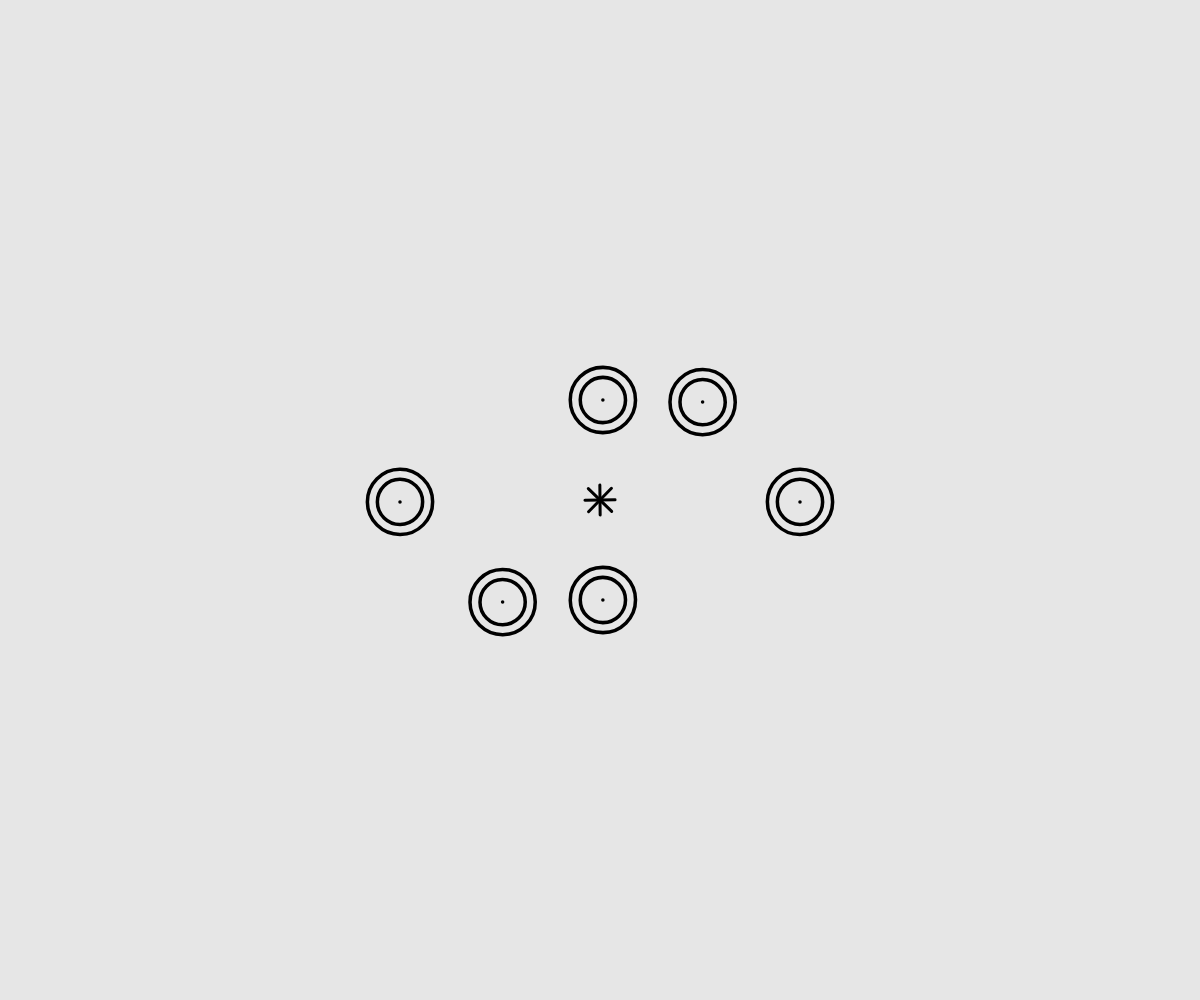
Frame 1 (no input)
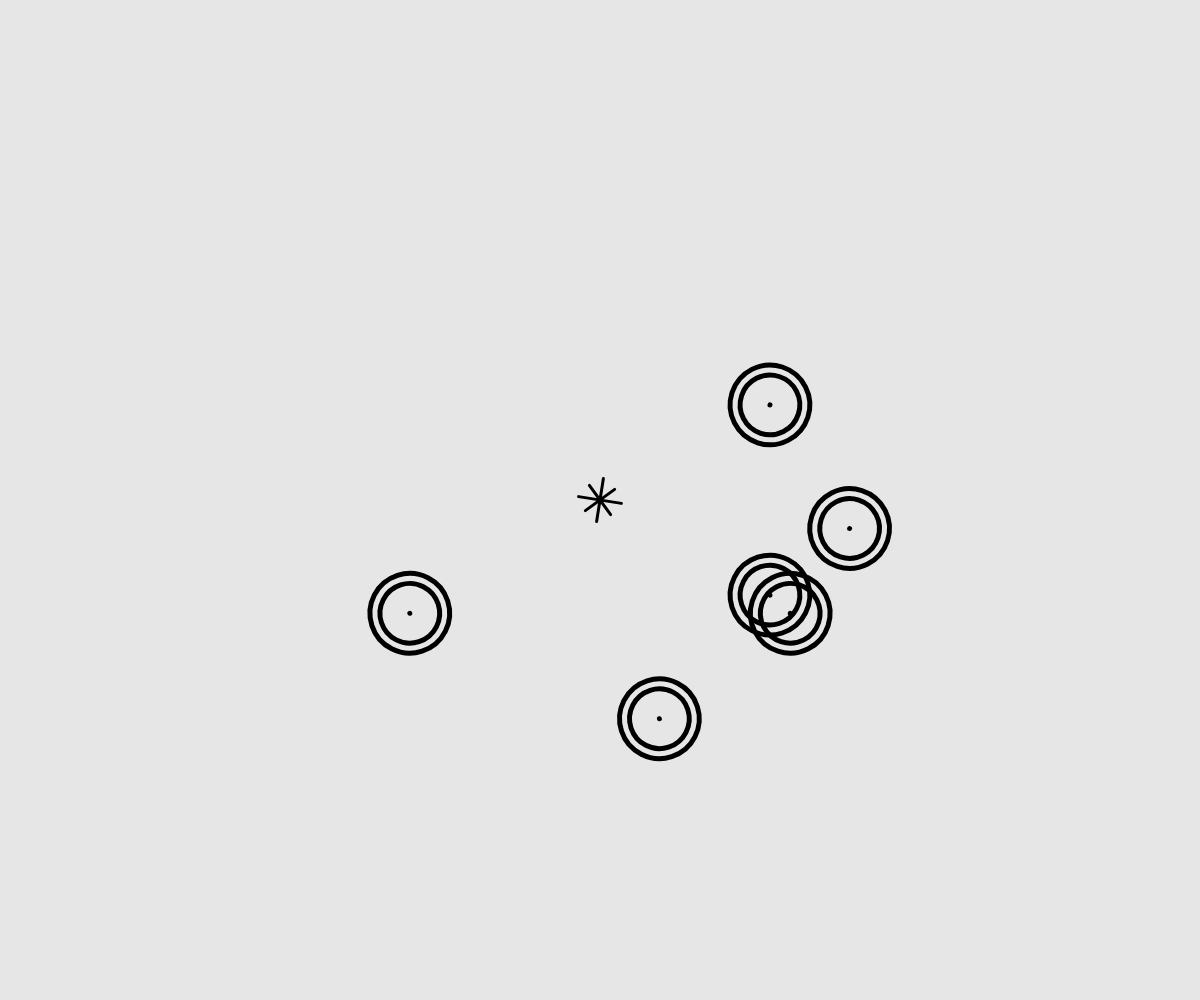
Frame 60 (no input)
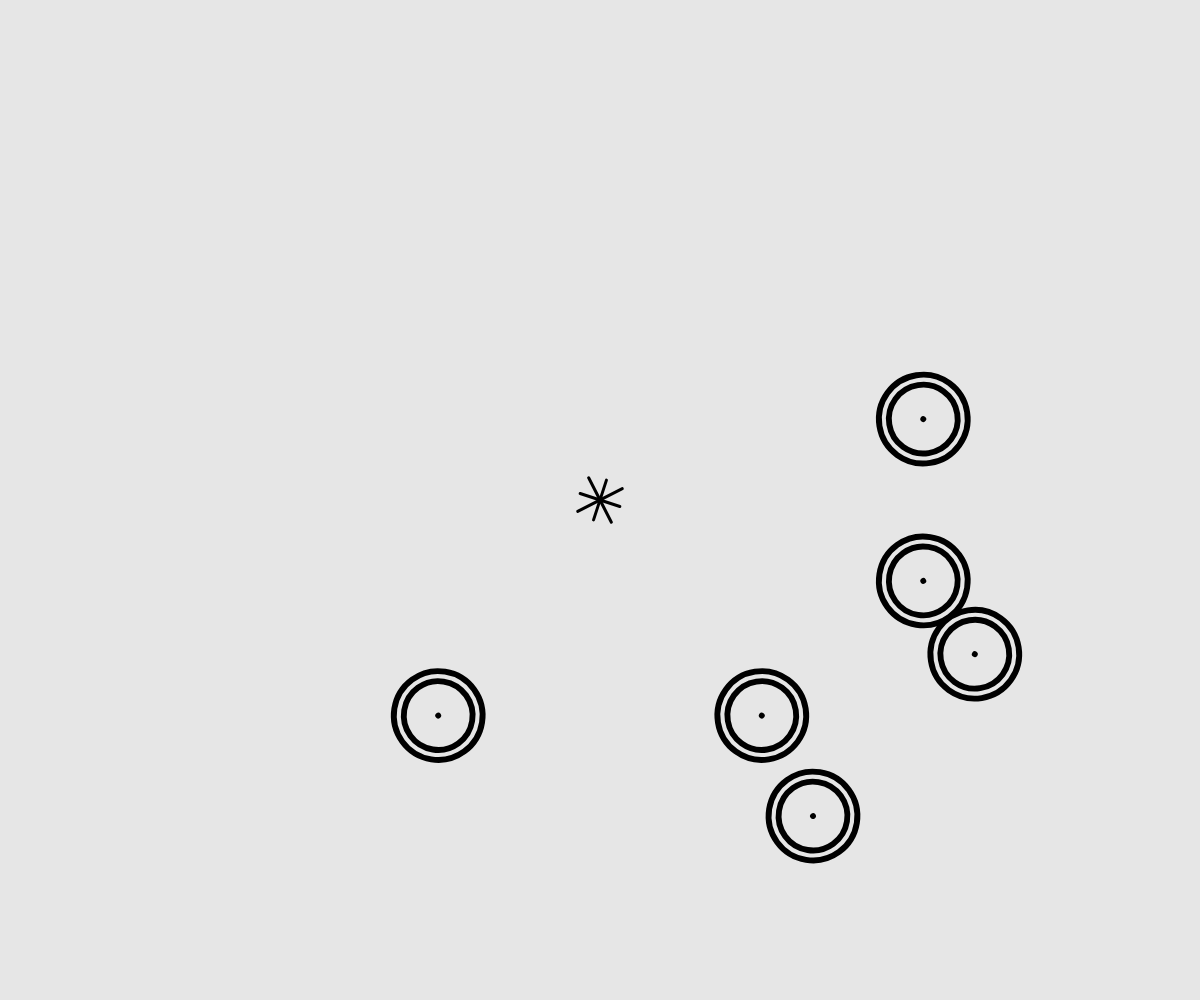
Frame 120 (the mouse pressed at the canvas centre since frame 60)

The p5.js sketch that drew these frames (run headless with seeded random() and noise() and a simulated clock; from frame 60 on, the mouse is pressed at the canvas centre):

// p5.js sketch
// ── sketch.js
function setup() {
  createCanvas(windowWidth, windowHeight);
}

function windowResized () {
  resizeCanvas(windowWidth, windowHeight);
}

function draw() {
  background(230);

  const xCenter = width/2;
  const yCenter = height/2;

  strokeJoin(ROUND);
  strokeWeight(5);
  stroke(0);
  noFill();

  const seconds = millis()/1000;

  const duration = 20;
  const playhead = seconds/duration % 1;
  const animation = playhead * PI * 2;

  const duration2 = 10;
  const playhead2 = seconds/duration2 % 1;


  let movement = (sin(playhead*PI*2)) * 0.5 + 0.5;
  let movement2 = (sin(playhead2*PI*2)) * 0.5 + 0.5;

  const startX = [xCenter/4, yCenter];
  const endX = [(width - xCenter/4), yCenter];
  const x = lerp(startX[0], endX[0], movement);
  const y = lerp(startX[1], endX[1], movement);

  const startY = [xCenter, yCenter/1.5];
  const endY = [xCenter, (height - yCenter/1.5)];
  const x2 = lerp(startY[0], endY[0], movement);
  const y2 = lerp(startY[1], endY[1], movement);

  const startXY = [200, 200];
  const endXY = [(width - 200), (height - 200)];
  const x3 = lerp(startXY[0], endXY[0], movement);
  const y3 = lerp(startXY[1], endXY[1], movement);

  push();
    strokeWeight(movement2*5 + 1);
    translate(x, y);
    rotate(-animation);
    point(0, 100);
    ellipse(0, 100, movement2* 50 + 20);
    ellipse(0, 100, movement2* 50 + 40);
  pop();

  push();
    strokeWeight(movement2*5 + 1);
    translate(x, y);
    rotate(animation);
    point(0, -100);
    ellipse(0, -100, movement2* 50 + 20);
    ellipse(0, -100, movement2* 50 + 40);
  pop();

  push();
    strokeWeight(movement2*5 + 1);
    translate(x2, y2);
    rotate(animation);
    point(200, 0);
    ellipse(200, 0, movement2* 50 + 20);
    ellipse(200, 0, movement2* 50 + 40);
  pop();

  push();
    strokeWeight(movement2*5 + 1);
    translate(x2, y2);
    rotate(-animation);
    point(-200, 0);
    ellipse(-200, 0, movement2* 50 + 20);
    ellipse(-200, 0, movement2* 50 + 40);
  pop();

  push();
    strokeWeight(movement2*5 + 1);
    translate(x3, y3);
    rotate(animation);
    point(100, -100);
    ellipse(100, -100, movement2* 50 + 20);
    ellipse(100, -100, movement2* 50 + 40);
  pop();

  push();
    strokeWeight(movement2*5 + 1);
    translate(x3, y3);
    rotate(-animation);
    point(-100, 100);
    ellipse(-100, 100, movement2* 50 + 20);
    ellipse(-100, 100, movement2* 50 + 40);
  pop();

  const line1Point1 = [15, 25];
  const line1 = lerp(5, line1Point1[1], movement);

  const line2Point1 = [14, 18];
  const line2 = lerp(5, line2Point1[1], movement2);

  push();
  translate(xCenter, yCenter);
  rotate(-animation*2);
  strokeWeight(3);
  line(0, line1, 0, -line1);
  line(line1, 0, -line1, 0);
  line(-line2, line2, line2, -line2);
  line(line2, line2, -line2, -line2);
  pop();

}
